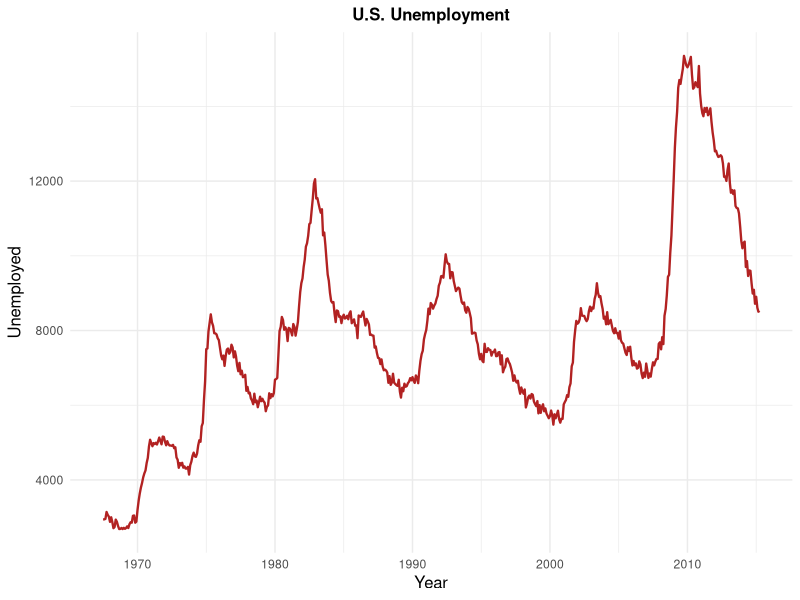

R code for this plot:
## ---- chunk 1
#| echo: false
#| warning: false
#| message: false
# Loading ggplot2
library(ggplot2)

# Importing 'economics' dataset
data(economics)
## ---- chunk 2
#| echo: false
#| warning: false
#| message: false
# Create a line chart of 'unemploy' v/s 'date'
ggplot(economics, aes(x = date, y = unemploy)) +
  geom_line(color = "firebrick", size = 0.8) +
  labs(
    title = "U.S. Unemployment",
    x = "Year",
    y = "Unemployed"
  ) +
  theme_minimal() +
  theme(
    plot.title = element_text(size = 12, face = "bold", hjust = 0.5),
    axis.title  = element_text(size = 12)
  )

